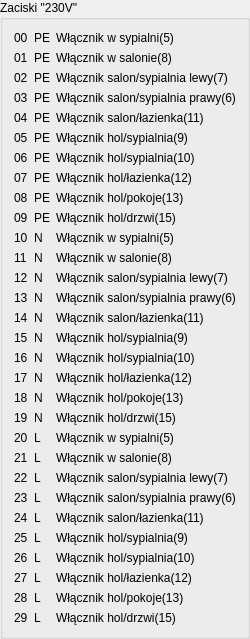
     <widget class="QGroupBox" name="groupBox_17">
      <property name="title">
       <string>Zaciski &quot;230V&quot;</string>
      </property>
      <layout class="QGridLayout" name="gridLayout_5">
       <item row="26" column="0">
        <widget class="QLabel" name="label_429">
         <property name="text">
          <string>26</string>
         </property>
        </widget>
       </item>
       <item row="25" column="1">
        <widget class="QLabel" name="label_427">
         <property name="text">
          <string>L</string>
         </property>
        </widget>
       </item>
       <item row="15" column="2">
        <widget class="QLabel" name="label_408">
         <property name="text">
          <string>Włącznik hol/sypialnia(9)</string>
         </property>
        </widget>
       </item>
       <item row="0" column="1">
        <widget class="QLabel" name="label_250">
         <property name="text">
          <string>PE</string>
         </property>
        </widget>
       </item>
       <item row="27" column="0">
        <widget class="QLabel" name="label_432">
         <property name="text">
          <string>27</string>
         </property>
        </widget>
       </item>
       <item row="1" column="0">
        <widget class="QLabel" name="label_252">
         <property name="text">
          <string>01</string>
         </property>
        </widget>
       </item>
       <item row="14" column="2">
        <widget class="QLabel" name="label_407">
         <property name="text">
          <string>Włącznik salon/łazienka(11)</string>
         </property>
        </widget>
       </item>
       <item row="4" column="0">
        <widget class="QLabel" name="label_363">
         <property name="text">
          <string>04</string>
         </property>
        </widget>
       </item>
       <item row="23" column="1">
        <widget class="QLabel" name="label_420">
         <property name="text">
          <string>L</string>
         </property>
        </widget>
       </item>
       <item row="8" column="1">
        <widget class="QLabel" name="label_377">
         <property name="text">
          <string>PE</string>
         </property>
        </widget>
       </item>
       <item row="9" column="1">
        <widget class="QLabel" name="label_378">
         <property name="text">
          <string>PE</string>
         </property>
        </widget>
       </item>
       <item row="4" column="1">
        <widget class="QLabel" name="label_364">
         <property name="text">
          <string>PE</string>
         </property>
        </widget>
       </item>
       <item row="2" column="2">
        <widget class="QLabel" name="label_257">
         <property name="text">
          <string>Włącznik salon/sypialnia lewy(7)</string>
         </property>
        </widget>
       </item>
       <item row="22" column="0">
        <widget class="QLabel" name="label_417">
         <property name="text">
          <string>22</string>
         </property>
        </widget>
       </item>
       <item row="0" column="2">
        <widget class="QLabel" name="label_251">
         <property name="text">
          <string>Włącznik w sypialni(5)</string>
         </property>
        </widget>
       </item>
       <item row="17" column="1">
        <widget class="QLabel" name="label_397">
         <property name="text">
          <string>N</string>
         </property>
        </widget>
       </item>
       <item row="11" column="2">
        <widget class="QLabel" name="label_404">
         <property name="text">
          <string>Włącznik w salonie(8)</string>
         </property>
        </widget>
       </item>
       <item row="0" column="0">
        <widget class="QLabel" name="label_249">
         <property name="text">
          <string>00</string>
         </property>
        </widget>
       </item>
       <item row="1" column="1">
        <widget class="QLabel" name="label_253">
         <property name="text">
          <string>PE</string>
         </property>
        </widget>
       </item>
       <item row="2" column="0">
        <widget class="QLabel" name="label_255">
         <property name="text">
          <string>02</string>
         </property>
        </widget>
       </item>
       <item row="6" column="1">
        <widget class="QLabel" name="label_370">
         <property name="text">
          <string>PE</string>
         </property>
        </widget>
       </item>
       <item row="5" column="1">
        <widget class="QLabel" name="label_367">
         <property name="text">
          <string>PE</string>
         </property>
        </widget>
       </item>
       <item row="25" column="0">
        <widget class="QLabel" name="label_426">
         <property name="text">
          <string>25</string>
         </property>
        </widget>
       </item>
       <item row="2" column="1">
        <widget class="QLabel" name="label_256">
         <property name="text">
          <string>PE</string>
         </property>
        </widget>
       </item>
       <item row="6" column="0">
        <widget class="QLabel" name="label_369">
         <property name="text">
          <string>06</string>
         </property>
        </widget>
       </item>
       <item row="22" column="1">
        <widget class="QLabel" name="label_418">
         <property name="text">
          <string>L</string>
         </property>
        </widget>
       </item>
       <item row="28" column="2">
        <widget class="QLabel" name="label_437">
         <property name="text">
          <string>Włącznik hol/pokoje(13)</string>
         </property>
        </widget>
       </item>
       <item row="10" column="0">
        <widget class="QLabel" name="label_381">
         <property name="text">
          <string>10</string>
         </property>
        </widget>
       </item>
       <item row="21" column="2">
        <widget class="QLabel" name="label_416">
         <property name="text">
          <string>Włącznik w salonie(8)</string>
         </property>
        </widget>
       </item>
       <item row="19" column="0">
        <widget class="QLabel" name="label_400">
         <property name="text">
          <string>19</string>
         </property>
        </widget>
       </item>
       <item row="12" column="2">
        <widget class="QLabel" name="label_405">
         <property name="text">
          <string>Włącznik salon/sypialnia lewy(7)</string>
         </property>
        </widget>
       </item>
       <item row="12" column="1">
        <widget class="QLabel" name="label_387">
         <property name="text">
          <string>N</string>
         </property>
        </widget>
       </item>
       <item row="27" column="2">
        <widget class="QLabel" name="label_434">
         <property name="text">
          <string>Włącznik hol/łazienka(12)</string>
         </property>
        </widget>
       </item>
       <item row="14" column="0">
        <widget class="QLabel" name="label_390">
         <property name="text">
          <string>14</string>
         </property>
        </widget>
       </item>
       <item row="23" column="2">
        <widget class="QLabel" name="label_424">
         <property name="text">
          <string>Włącznik salon/sypialnia prawy(6)</string>
         </property>
        </widget>
       </item>
       <item row="7" column="1">
        <widget class="QLabel" name="label_373">
         <property name="text">
          <string>PE</string>
         </property>
        </widget>
       </item>
       <item row="24" column="0">
        <widget class="QLabel" name="label_421">
         <property name="text">
          <string>24</string>
         </property>
        </widget>
       </item>
       <item row="10" column="2">
        <widget class="QLabel" name="label_383">
         <property name="text">
          <string>Włącznik w sypialni(5)</string>
         </property>
        </widget>
       </item>
       <item row="26" column="1">
        <widget class="QLabel" name="label_430">
         <property name="text">
          <string>L</string>
         </property>
        </widget>
       </item>
       <item row="17" column="0">
        <widget class="QLabel" name="label_396">
         <property name="text">
          <string>17</string>
         </property>
        </widget>
       </item>
       <item row="13" column="0">
        <widget class="QLabel" name="label_388">
         <property name="text">
          <string>13</string>
         </property>
        </widget>
       </item>
       <item row="14" column="1">
        <widget class="QLabel" name="label_391">
         <property name="text">
          <string>N</string>
         </property>
        </widget>
       </item>
       <item row="19" column="1">
        <widget class="QLabel" name="label_401">
         <property name="text">
          <string>N</string>
         </property>
        </widget>
       </item>
       <item row="22" column="2">
        <widget class="QLabel" name="label_423">
         <property name="text">
          <string>Włącznik salon/sypialnia lewy(7)</string>
         </property>
        </widget>
       </item>
       <item row="16" column="2">
        <widget class="QLabel" name="label_409">
         <property name="text">
          <string>Włącznik hol/sypialnia(10)</string>
         </property>
        </widget>
       </item>
       <item row="26" column="2">
        <widget class="QLabel" name="label_431">
         <property name="text">
          <string>Włącznik hol/sypialnia(10)</string>
         </property>
        </widget>
       </item>
       <item row="18" column="0">
        <widget class="QLabel" name="label_398">
         <property name="text">
          <string>18</string>
         </property>
        </widget>
       </item>
       <item row="24" column="1">
        <widget class="QLabel" name="label_422">
         <property name="text">
          <string>L</string>
         </property>
        </widget>
       </item>
       <item row="16" column="0">
        <widget class="QLabel" name="label_394">
         <property name="text">
          <string>16</string>
         </property>
        </widget>
       </item>
       <item row="12" column="0">
        <widget class="QLabel" name="label_386">
         <property name="text">
          <string>12</string>
         </property>
        </widget>
       </item>
       <item row="15" column="1">
        <widget class="QLabel" name="label_393">
         <property name="text">
          <string>N</string>
         </property>
        </widget>
       </item>
       <item row="25" column="2">
        <widget class="QLabel" name="label_428">
         <property name="text">
          <string>Włącznik hol/sypialnia(9)</string>
         </property>
        </widget>
       </item>
       <item row="8" column="2">
        <widget class="QLabel" name="label_379">
         <property name="text">
          <string>Włącznik hol/pokoje(13)</string>
         </property>
        </widget>
       </item>
       <item row="21" column="1">
        <widget class="QLabel" name="label_415">
         <property name="text">
          <string>L</string>
         </property>
        </widget>
       </item>
       <item row="11" column="1">
        <widget class="QLabel" name="label_385">
         <property name="text">
          <string>N</string>
         </property>
        </widget>
       </item>
       <item row="11" column="0">
        <widget class="QLabel" name="label_384">
         <property name="text">
          <string>11</string>
         </property>
        </widget>
       </item>
       <item row="6" column="2">
        <widget class="QLabel" name="label_371">
         <property name="text">
          <string>Włącznik hol/sypialnia(10)</string>
         </property>
        </widget>
       </item>
       <item row="13" column="2">
        <widget class="QLabel" name="label_406">
         <property name="text">
          <string>Włącznik salon/sypialnia prawy(6)</string>
         </property>
        </widget>
       </item>
       <item row="20" column="1">
        <widget class="QLabel" name="label_402">
         <property name="text">
          <string>L</string>
         </property>
        </widget>
       </item>
       <item row="7" column="2">
        <widget class="QLabel" name="label_374">
         <property name="text">
          <string>Włącznik hol/łazienka(12)</string>
         </property>
        </widget>
       </item>
       <item row="5" column="2">
        <widget class="QLabel" name="label_368">
         <property name="text">
          <string>Włącznik hol/sypialnia(9)</string>
         </property>
        </widget>
       </item>
       <item row="16" column="1">
        <widget class="QLabel" name="label_395">
         <property name="text">
          <string>N</string>
         </property>
        </widget>
       </item>
       <item row="3" column="1">
        <widget class="QLabel" name="label_361">
         <property name="text">
          <string>PE</string>
         </property>
        </widget>
       </item>
       <item row="10" column="1">
        <widget class="QLabel" name="label_382">
         <property name="text">
          <string>N</string>
         </property>
        </widget>
       </item>
       <item row="18" column="2">
        <widget class="QLabel" name="label_411">
         <property name="text">
          <string>Włącznik hol/pokoje(13)</string>
         </property>
        </widget>
       </item>
       <item row="28" column="0">
        <widget class="QLabel" name="label_435">
         <property name="text">
          <string>28</string>
         </property>
        </widget>
       </item>
       <item row="20" column="2">
        <widget class="QLabel" name="label_413">
         <property name="text">
          <string>Włącznik w sypialni(5)</string>
         </property>
        </widget>
       </item>
       <item row="9" column="2">
        <widget class="QLabel" name="label_380">
         <property name="text">
          <string>Włącznik hol/drzwi(15)</string>
         </property>
        </widget>
       </item>
       <item row="20" column="0">
        <widget class="QLabel" name="label_403">
         <property name="text">
          <string>20</string>
         </property>
        </widget>
       </item>
       <item row="23" column="0">
        <widget class="QLabel" name="label_419">
         <property name="text">
          <string>23</string>
         </property>
        </widget>
       </item>
       <item row="17" column="2">
        <widget class="QLabel" name="label_410">
         <property name="text">
          <string>Włącznik hol/łazienka(12)</string>
         </property>
        </widget>
       </item>
       <item row="21" column="0">
        <widget class="QLabel" name="label_414">
         <property name="text">
          <string>21</string>
         </property>
        </widget>
       </item>
       <item row="19" column="2">
        <widget class="QLabel" name="label_412">
         <property name="text">
          <string>Włącznik hol/drzwi(15)</string>
         </property>
        </widget>
       </item>
       <item row="3" column="2">
        <widget class="QLabel" name="label_362">
         <property name="text">
          <string>Włącznik salon/sypialnia prawy(6)</string>
         </property>
        </widget>
       </item>
       <item row="18" column="1">
        <widget class="QLabel" name="label_399">
         <property name="text">
          <string>N</string>
         </property>
        </widget>
       </item>
       <item row="9" column="0">
        <widget class="QLabel" name="label_376">
         <property name="text">
          <string>09</string>
         </property>
        </widget>
       </item>
       <item row="4" column="2">
        <widget class="QLabel" name="label_365">
         <property name="text">
          <string>Włącznik salon/łazienka(11)</string>
         </property>
        </widget>
       </item>
       <item row="27" column="1">
        <widget class="QLabel" name="label_433">
         <property name="text">
          <string>L</string>
         </property>
        </widget>
       </item>
       <item row="28" column="1">
        <widget class="QLabel" name="label_436">
         <property name="text">
          <string>L</string>
         </property>
        </widget>
       </item>
       <item row="7" column="0">
        <widget class="QLabel" name="label_372">
         <property name="text">
          <string>07</string>
         </property>
        </widget>
       </item>
       <item row="24" column="2">
        <widget class="QLabel" name="label_425">
         <property name="text">
          <string>Włącznik salon/łazienka(11)</string>
         </property>
        </widget>
       </item>
       <item row="1" column="2">
        <widget class="QLabel" name="label_254">
         <property name="text">
          <string>Włącznik w salonie(8)</string>
         </property>
        </widget>
       </item>
       <item row="13" column="1">
        <widget class="QLabel" name="label_389">
         <property name="text">
          <string>N</string>
         </property>
        </widget>
       </item>
       <item row="3" column="0">
        <widget class="QLabel" name="label_258">
         <property name="text">
          <string>03</string>
         </property>
        </widget>
       </item>
       <item row="15" column="0">
        <widget class="QLabel" name="label_392">
         <property name="text">
          <string>15</string>
         </property>
        </widget>
       </item>
       <item row="8" column="0">
        <widget class="QLabel" name="label_375">
         <property name="text">
          <string>08</string>
         </property>
        </widget>
       </item>
       <item row="5" column="0">
        <widget class="QLabel" name="label_366">
         <property name="text">
          <string>05</string>
         </property>
        </widget>
       </item>
       <item row="29" column="0">
        <widget class="QLabel" name="label_438">
         <property name="text">
          <string>29</string>
         </property>
        </widget>
       </item>
       <item row="29" column="1">
        <widget class="QLabel" name="label_439">
         <property name="text">
          <string>L</string>
         </property>
        </widget>
       </item>
       <item row="29" column="2">
        <widget class="QLabel" name="label_440">
         <property name="text">
          <string>Włącznik hol/drzwi(15)</string>
         </property>
        </widget>
       </item>
      </layout>
     </widget>
